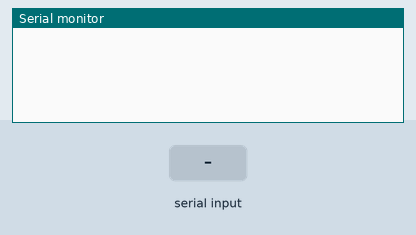
A sketch run on a simulated Arduino Uno, built with avr-gcc and run on an emulated ATmega328P. Parts: the last lines printed to the serial monitor. Inputs (shaded band) come from the test bench.

Above: at 1.2 s.
1.3 s: "SETCOL" received over Serial
At 1.8 s:
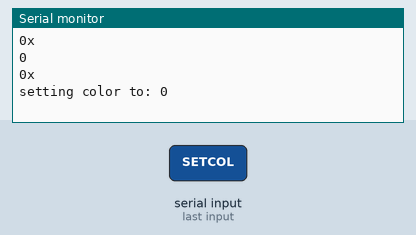
2.8 s: "SETPWR" received over Serial
At 3.7 s:
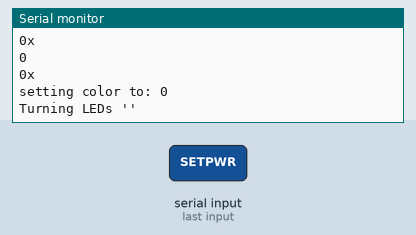
4.3 s: "90,45\n" received over Serial
At 4.8 s:
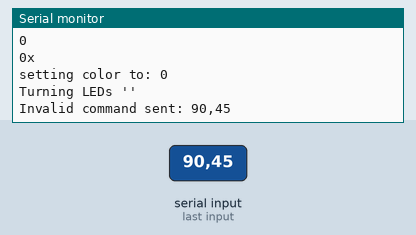
5.8 s: "5\n" received over Serial
At 6.7 s:
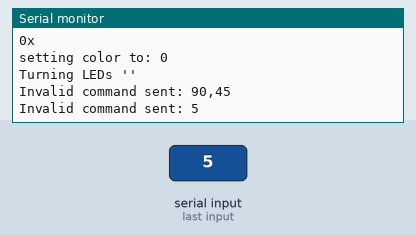

The sketch:

serial_input_color_change.ino
```cpp
String readString = "";


void setup(){

 Serial.begin(9600);

}


void loop(){

  while (Serial.available()) {
    delay(3);  //delay to allow buffer to fill
    if (Serial.available() >0) {
      char c = Serial.read();  //gets one byte from serial buffer
      readString += c; //makes the string readString
    }
  }

  if (readString.length() >0) {

    String command = readString.substring(0,6);
    command.toUpperCase();
    String cmd_data = readString.substring(7);

      if (command.equals("SETCOL")) {

        char hex_digits[7];
        hex_digits[6] = '\0';

        String hex_string = "0x";
        hex_string.concat(cmd_data);
        Serial.println(hex_string);
        Serial.println(hex_string.toInt());


        hex_string.toCharArray(hex_digits, 7);

        Serial.println(hex_digits);

        Serial.print("setting color to: ");
        Serial.println(strtoul(hex_digits, NULL, 0));

      }
      else if (command.equals("SETPWR")) {

        Serial.print("Turning LEDs '");
        Serial.print(cmd_data);
        Serial.println("'");


      }

      else{

        Serial.print("Invalid command sent: ");
        Serial.println(readString);
      }


    readString="";
  }

}
```

Measured:
- after the input at 1.3 s, the serial monitor: prints a new line at once (image 1)
- after the input at 2.8 s, the serial monitor: prints a new line at once (image 2)
- after the input at 4.3 s, the serial monitor: prints a new line at once (image 3)
- after the input at 5.8 s, the serial monitor: prints a new line at once (image 4)
